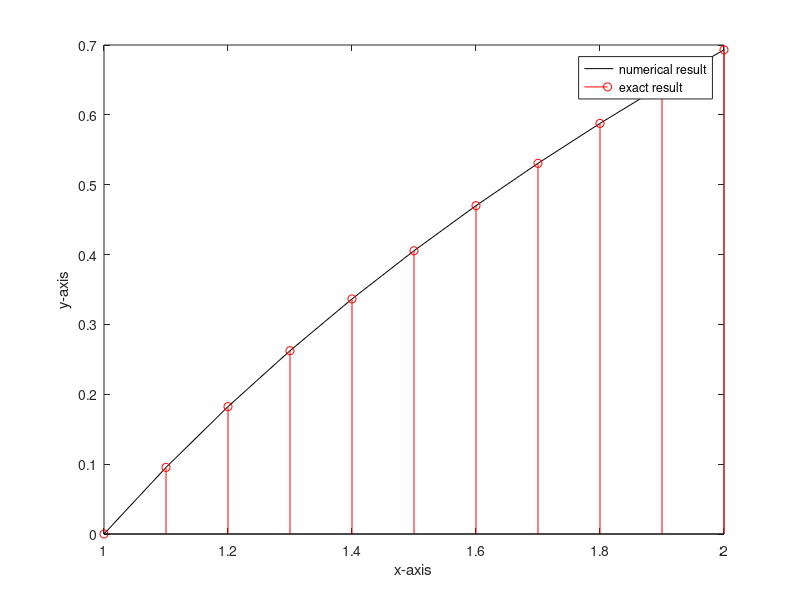

This figure's MATLAB source:
    % Use the non-linear shooting method to approximate the solution of
    % the boundary value problem and compare the result with the actual
    % solution.
    %
    % y'' = -(y')^2 - y + ln(x),   1 <= x <= 2,
    % y(1) = 0,  y(2) = ln(2),  with h = 0.1,  m = 10
    %
    % Actual solution:
    % y(x) = ln(x)

    function non_linear
    clc
    clf
    clear all
    a=1;
    b=2;
    alpha=0;
    beta=log(2);
    h=0.1;
    tol=0.00001;
    m=10;
    k=1;
    n=(b-a)/h;
    tk=(beta-alpha)/(b-a);
    x=linspace(a,b,n+1);
    while k<=m
        u(1)=alpha;
        u1(1)=tk;
        v(1)=0;
        v1(1)=1;
        for i=1:n
            k1=h*f(x(i),u(i),u1(i));
            k2=h*f(x(i)+h/2,u(i)+u1(i)*h/2+h*k1/8,u1(i)+k1/2);
            k3=h*f(x(i)+h/2,u(i)+u1(i)*h/2+h*k1/8,u1(i)+k2/2);
            k4=h*f(x(i)+h,u(i)+u1(i)*h+h*k3/2,u1(i)+k3);
            u(i+1)=u(i)+h*(u1(i)+(k1+k2+k3)/6);
            u1(i+1)=u1(i)+(k1+2*k2+2*k3+k4)/6;
            p1=h*g(x(i),v(i),v1(i),u(i),u1(i));
            p2=h*g(x(i)+h/2,v(i)+v1(i)*h/2+h*p1/8,v1(i)+p1/2,u(i),u1(i));
            p3=h*g(x(i)+h/2,v(i)+v1(i)*h/2+h*p1/8,v1(i)+p2/2,u(i),u1(i));
            p4=h*g(x(i)+h,v(i)+v1(i)*h+h*p3/2,v1(i)+p3,u(i),u1(i));
            v(i+1)=v(i)+h*(v1(i)+(p1+p2+p3)/6);
            v1(i+1)=v1(i)+(p1+2*p2+2*p3+p4)/6;
        end
        if (abs(u(n+1)-beta)<tol)
            plot (x,u,'-k')
            hold on
            ey=log(x);
            stem(x,ey,'or');
            fprintf('x approximate exact error\n');
            for i=1:n+1
                fprintf('%11.5f %11.5f %11.5f %11.5f \n',x(i),u(i),ey(i), ey(i)-u(i));
            end
            legend('numerical result','exact result');
            xlabel('x-axis');
            ylabel('y-axis');
            fprintf('number of iteration =%d',k);
            break;
        else tk=tk-(u(n+1)-beta)/v(n+1);
            k=k+1;
        end
    end
    function u2=f(x,u,u1)
    u2=-(u1)^2-u+log(x);
    function v2=g(x,v,v1,u,u1)
    v2=-v-2*u1*v1
